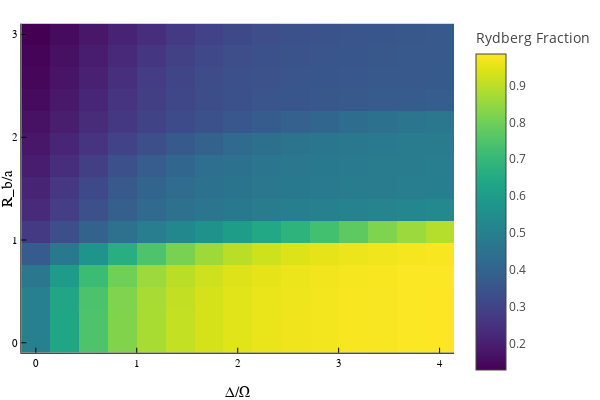

The notebook cell saved with this chart:
### Code cell
plot(plot3)

### Figure 1 — Plotly figure (JSON) as saved in the notebook; plotly's stock layout.template omitted (floating-point values rounded to 4 significant figures; data arrays with more than 128 entries replaced by an {"elided": "..."} marker saying what was removed)
{"data": [{"colorbar": {"title": "Rydberg Fraction"}, "colorscale": {"elided": "256x2 mixed values"}, "hoverinfo": "text", "name": "y1", "showlegend": false, "showscale": true, "text": {"elided": "15x15 str values"}, "type": "heatmap", "x": [-0.1429, 0.1429, 0.4286, 0.7143, 1, 1.286, 1.571, 1.857, 2.143, 2.429, 2.714, 3, 3.286, 3.571, 3.857, 4.143], "xaxis": "x", "y": [-0.09679, 0.1168, 0.3304, 0.5439, 0.7575, 0.9711, 1.185, 1.398, 1.612, 1.825, 2.039, 2.253, 2.466, 2.68, 2.893, 3.107], "yaxis": "y", "z": {"elided": "15x15 float values"}, "zmax": 0.9851, "zmin": 0.1294}], "layout": {"annotations": [], "height": 400, "legend": {"bgcolor": "rgba(255, 255, 255, 1.000)", "bordercolor": "rgba(0, 0, 0, 1.000)", "borderwidth": 1, "font": {"color": "rgba(0, 0, 0, 1.000)", "family": "sans-serif", "size": 11}, "title": {"font": {"color": "rgba(0, 0, 0, 1.000)", "family": "sans-serif", "size": 15}, "text": ""}, "tracegroupgap": 0, "traceorder": "normal", "x": 1, "xanchor": "auto", "y": 1, "yanchor": "auto"}, "margin": {"b": 20, "l": 0, "r": 0, "t": 20}, "paper_bgcolor": "rgba(255, 255, 255, 1.000)", "plot_bgcolor": "rgba(255, 255, 255, 1.000)", "showlegend": true, "width": 600, "xaxis": {"anchor": "y", "domain": [0.04684, 0.9934], "gridcolor": "rgba(0, 0, 0, 0.100)", "gridwidth": 0.5, "linecolor": "rgba(0, 0, 0, 1.000)", "mirror": false, "range": [-0.1429, 4.143], "showgrid": true, "showline": true, "showticklabels": true, "tickangle": 0, "tickcolor": "rgb(0, 0, 0)", "tickfont": {"color": "rgba(0, 0, 0, 1.000)", "family": "sans-serif", "size": 11}, "tickmode": "array", "ticks": "inside", "ticktext": ["0", "1", "2", "3", "4"], "tickvals": [0, 1, 2, 3, 4], "title": "Δ/Ω", "titlefont": {"color": "rgba(0, 0, 0, 1.000)", "family": "sans-serif", "size": 15}, "type": "-", "visible": true, "zeroline": false, "zerolinecolor": "rgba(0, 0, 0, 1.000)"}, "yaxis": {"anchor": "x", "domain": [0.07581, 0.9902], "gridcolor": "rgba(0, 0, 0, 0.100)", "gridwidth": 0.5, "linecolor": "rgba(0, 0, 0, 1.000)", "mirror": false, "range": [-0.09679, 3.107], "showgrid": true, "showline": true, "showticklabels": true, "tickangle": 0, "tickcolor": "rgb(0, 0, 0)", "tickfont": {"color": "rgba(0, 0, 0, 1.000)", "family": "sans-serif", "size": 11}, "tickmode": "array", "ticks": "inside", "ticktext": ["0", "1", "2", "3"], "tickvals": [0, 1, 2, 3], "title": "R_b/a", "titlefont": {"color": "rgba(0, 0, 0, 1.000)", "family": "sans-serif", "size": 15}, "type": "-", "visible": true, "zeroline": false, "zerolinecolor": "rgba(0, 0, 0, 1.000)"}}}
